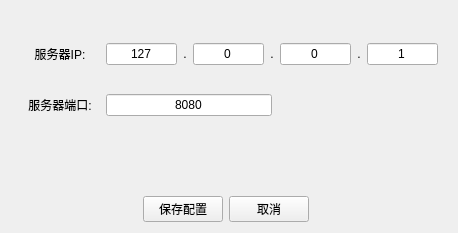
<?xml version="1.0" encoding="UTF-8"?>
<ui version="4.0">
 <class>Configuration</class>
 <widget class="QWidget" name="Configuration">
  <property name="geometry">
   <rect>
    <x>0</x>
    <y>0</y>
    <width>458</width>
    <height>233</height>
   </rect>
  </property>
  <property name="windowTitle">
   <string>Form</string>
  </property>
  <layout class="QGridLayout" name="gridLayout">
   <item row="2" column="5">
    <spacer name="horizontalSpacer_3">
     <property name="orientation">
      <enum>Qt::Orientation::Horizontal</enum>
     </property>
     <property name="sizeHint" stdset="0">
      <size>
       <width>40</width>
       <height>20</height>
      </size>
     </property>
    </spacer>
   </item>
   <item row="1" column="2" colspan="5">
    <widget class="QWidget" name="widget" native="true">
     <layout class="QVBoxLayout" name="verticalLayout">
      <item>
       <layout class="QHBoxLayout" name="horizontalLayout">
        <item>
         <widget class="QLabel" name="IP_labal">
          <property name="minimumSize">
           <size>
            <width>80</width>
            <height>0</height>
           </size>
          </property>
          <property name="maximumSize">
           <size>
            <width>80</width>
            <height>16777215</height>
           </size>
          </property>
          <property name="text">
           <string>服务器IP:</string>
          </property>
          <property name="alignment">
           <set>Qt::AlignmentFlag::AlignCenter</set>
          </property>
         </widget>
        </item>
        <item>
         <widget class="QLineEdit" name="IP_lineEdit_1">
          <property name="text">
           <string>127</string>
          </property>
          <property name="alignment">
           <set>Qt::AlignmentFlag::AlignCenter</set>
          </property>
         </widget>
        </item>
        <item>
         <widget class="QLabel" name="label_3">
          <property name="text">
           <string>.</string>
          </property>
          <property name="alignment">
           <set>Qt::AlignmentFlag::AlignCenter</set>
          </property>
         </widget>
        </item>
        <item>
         <widget class="QLineEdit" name="IP_lineEdit_2">
          <property name="text">
           <string>0</string>
          </property>
          <property name="alignment">
           <set>Qt::AlignmentFlag::AlignCenter</set>
          </property>
         </widget>
        </item>
        <item>
         <widget class="QLabel" name="label_4">
          <property name="text">
           <string>.</string>
          </property>
          <property name="alignment">
           <set>Qt::AlignmentFlag::AlignCenter</set>
          </property>
         </widget>
        </item>
        <item>
         <widget class="QLineEdit" name="IP_lineEdit_4">
          <property name="text">
           <string>0</string>
          </property>
          <property name="alignment">
           <set>Qt::AlignmentFlag::AlignCenter</set>
          </property>
         </widget>
        </item>
        <item>
         <widget class="QLabel" name="label_5">
          <property name="text">
           <string>.</string>
          </property>
          <property name="alignment">
           <set>Qt::AlignmentFlag::AlignCenter</set>
          </property>
         </widget>
        </item>
        <item>
         <widget class="QLineEdit" name="IP_lineEdit_3">
          <property name="text">
           <string>1</string>
          </property>
          <property name="alignment">
           <set>Qt::AlignmentFlag::AlignCenter</set>
          </property>
         </widget>
        </item>
       </layout>
      </item>
      <item>
       <layout class="QHBoxLayout" name="horizontalLayout_2">
        <item>
         <widget class="QLabel" name="Port_label">
          <property name="minimumSize">
           <size>
            <width>80</width>
            <height>0</height>
           </size>
          </property>
          <property name="maximumSize">
           <size>
            <width>80</width>
            <height>16777215</height>
           </size>
          </property>
          <property name="text">
           <string>服务器端口:</string>
          </property>
          <property name="alignment">
           <set>Qt::AlignmentFlag::AlignCenter</set>
          </property>
         </widget>
        </item>
        <item>
         <widget class="QLineEdit" name="Port_lineEdit">
          <property name="sizePolicy">
           <sizepolicy hsizetype="Expanding" vsizetype="Fixed">
            <horstretch>0</horstretch>
            <verstretch>0</verstretch>
           </sizepolicy>
          </property>
          <property name="text">
           <string>8080</string>
          </property>
          <property name="alignment">
           <set>Qt::AlignmentFlag::AlignCenter</set>
          </property>
         </widget>
        </item>
        <item>
         <spacer name="horizontalSpacer">
          <property name="orientation">
           <enum>Qt::Orientation::Horizontal</enum>
          </property>
          <property name="sizeHint" stdset="0">
           <size>
            <width>40</width>
            <height>20</height>
           </size>
          </property>
         </spacer>
        </item>
       </layout>
      </item>
      <item>
       <spacer name="verticalSpacer">
        <property name="orientation">
         <enum>Qt::Orientation::Vertical</enum>
        </property>
        <property name="sizeType">
         <enum>QSizePolicy::Policy::Preferred</enum>
        </property>
        <property name="sizeHint" stdset="0">
         <size>
          <width>20</width>
          <height>40</height>
         </size>
        </property>
       </spacer>
      </item>
     </layout>
    </widget>
   </item>
   <item row="2" column="3">
    <widget class="QPushButton" name="save_pushButton">
     <property name="text">
      <string>保存配置</string>
     </property>
    </widget>
   </item>
   <item row="2" column="2">
    <spacer name="horizontalSpacer_2">
     <property name="orientation">
      <enum>Qt::Orientation::Horizontal</enum>
     </property>
     <property name="sizeHint" stdset="0">
      <size>
       <width>40</width>
       <height>20</height>
      </size>
     </property>
    </spacer>
   </item>
   <item row="2" column="4">
    <widget class="QPushButton" name="cancel_pushButton">
     <property name="text">
      <string>取消</string>
     </property>
    </widget>
   </item>
  </layout>
 </widget>
 <resources/>
 <connections/>
</ui>
